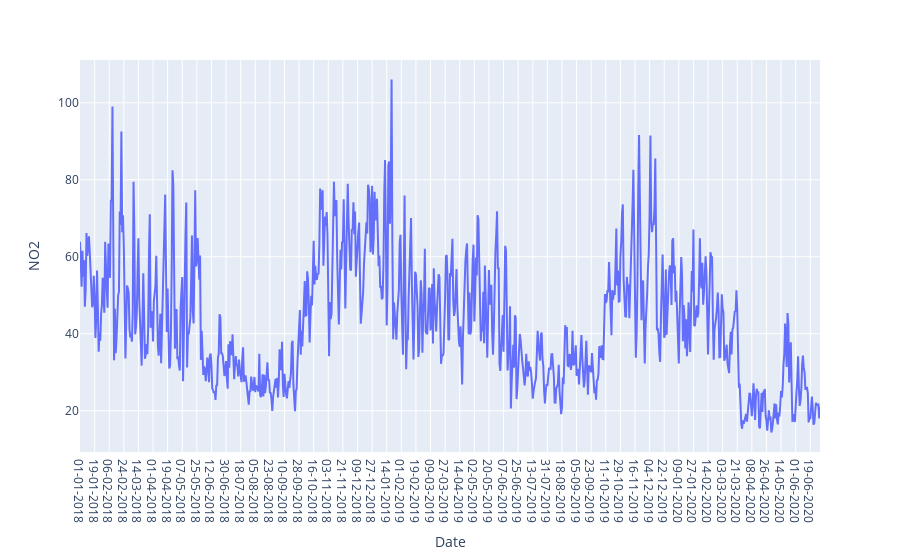

This figure's notebook cell:
### Code cell
fig = px.line(data, x="Date", y="NO2")
fig.show()

### Figure 1 — Plotly figure (JSON) as saved in the notebook; plotly's stock layout.template omitted (floating-point values rounded to 4 significant figures; data arrays with more than 128 entries replaced by an {"elided": "..."} marker saying what was removed)
{"data": [{"hovertemplate": "Date=%{x}<br>NO2=%{y}<extra></extra>", "legendgroup": "", "line": {"color": "#636efa", "dash": "solid"}, "mode": "lines", "name": "", "orientation": "v", "showlegend": false, "type": "scatter", "x": {"elided": "913 str values"}, "xaxis": "x", "y": {"elided": "913 float values"}, "yaxis": "y"}], "layout": {"legend": {"tracegroupgap": 0}, "margin": {"t": 60}, "xaxis": {"anchor": "y", "domain": [0, 1], "title": {"text": "Date"}}, "yaxis": {"anchor": "x", "domain": [0, 1], "title": {"text": "NO2"}}}}
